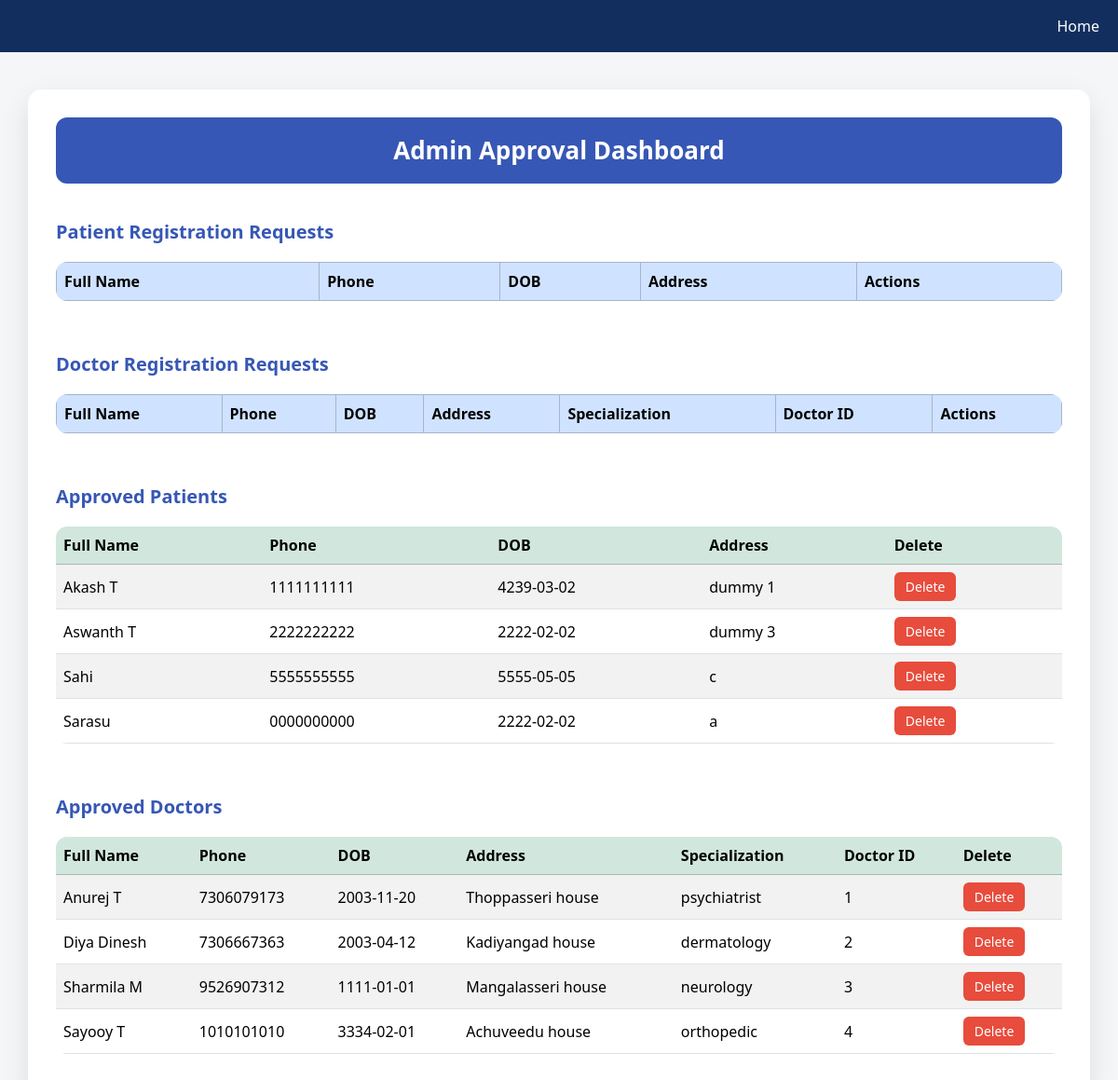
Screenshot of /adminlogged (signed in) with the database file from the repository.
### models.py (models this page shows)
class Patient(db.Model):
    id = db.Column(db.Integer, primary_key = True)
    full_name = db.Column(db.String())
    phone_no = db.Column(db.String(), unique = True, nullable = False)
    dob = db.Column(db.Date)
    address = db.Column(db.String())
    password = db.Column(db.String())
    is_approved = db.Column(db.Boolean(), default = False)
    appointments = db.relationship('Appointment', backref = 'patient')

class Doctor(db.Model):
    id = db.Column(db.Integer, primary_key = True)
    full_name = db.Column(db.String())
    phone_no = db.Column(db.String(), unique = True, nullable = False)
    dob = db.Column(db.Date)
    address = db.Column(db.String())
    password = db.Column(db.String())
    doct_id = db.Column(db.String(), unique = True)
    specialization = db.Column(db.String())
    is_approved = db.Column(db.Boolean, default = False)
    appointments = db.relationship('Appointment', backref='doctor')

### app.py (the view)
@app.route('/adminlogged')
def admin_logged():
    if not session.get('admin_logged_in'):
        return redirect('logadmin')
    pending_patients = Patient.query.filter_by(is_approved = False).all()
    approved_patients = Patient.query.filter_by(is_approved = True).all()
    pending_doctors = Doctor.query.filter_by(is_approved = False).all()
    approved_doctors = Doctor.query.filter_by(is_approved = True).all()
    return render_template('adminlogged.html', doctors = pending_doctors, approved_doctors = approved_doctors, patients = pending_patients, approved_patients = approved_patients)

### templates/adminlogged.html (shortened to what this page needs)
<!DOCTYPE html>
<html lang="en">
<head>
    <link href="https://cdn.jsdelivr.net/npm/bootstrap@5.3.3/dist/css/bootstrap.min.css" rel="stylesheet">
</head>
<body>
<nav class="navbar navbar-expand-lg navbar-dark">
    <div class="container-fluid">
        <div class="collapse navbar-collapse justify-content-end" id="navbarNav">
            <ul class="navbar-nav">
                <li class="nav-item">
                    <a class="nav-link" href="/">Home</a>
                </li>
            </ul>
        </div>
    </div>
</nav>
<div class="container dashboard-container">
    <h1>Admin Approval Dashboard</h1>
    <h2>Patient Registration Requests</h2>
    <div class="table-responsive">
        <table class="table table-bordered table-hover align-middle">
            <thead class="table-primary">
                <tr>
                    <th>Full Name</th>
                    <th>Phone</th>
                    <th>DOB</th>
                    <th>Address</th>
                    <th>Actions</th>
                </tr>
            </thead>
        </table>
    </div>
    <h2>Doctor Registration Requests</h2>
    <div class="table-responsive">
        <table class="table table-bordered table-hover align-middle">
            <thead class="table-primary">
                <tr>
                    <th>Full Name</th>
                    <th>Phone</th>
                    <th>DOB</th>
                    <th>Address</th>
                    <th>Specialization</th>
                    <th>Doctor ID</th>
                    <th>Actions</th>
                </tr>
            </thead>
        </table>
    </div>
    <h2>Approved Patients</h2>
    <div class="table-responsive">
        <table class="table table-striped align-middle">
            <thead class="table-success">
                <tr>
                    <th>Full Name</th>
                    <th>Phone</th>
                    <th>DOB</th>
                    <th>Address</th>
                    <th>Delete</th>
                </tr>
            </thead>
            <tbody>
                {% for patient in approved_patients %}
                <tr>
                    <td>{{ patient.full_name }}</td>
                    <td>{{ patient.phone_no }}</td>
                    <td>{{ patient.dob }}</td>
                    <td>{{ patient.address }}</td>
                    <td>
                        <form action="/delete_patient/{{ patient.id }}" method="POST" class="d-inline">
                            <button type="submit" class="btn btn-sm btn-delete" onclick="return confirm('Are you sure to delete?')">Delete</button>
                        </form>
                    </td>
                </tr>
                {% endfor %}
            </tbody>
        </table>
    </div>
    <h2>Approved Doctors</h2>
    <div class="table-responsive">
        <table class="table table-striped align-middle">
            <thead class="table-success">
                <tr>
                    <th>Full Name</th>
                    <th>Phone</th>
                    <th>DOB</th>
                    <th>Address</th>
                    <th>Specialization</th>
                    <th>Doctor ID</th>
                    <th>Delete</th>
                </tr>
            </thead>
            <tbody>
                {% for doctor in approved_doctors %}
                <tr>
                    <td>{{ doctor.full_name }}</td>
                    <td>{{ doctor.phone_no }}</td>
                    <td>{{ doctor.dob }}</td>
                    <td>{{ doctor.address }}</td>
                    <td>{{ doctor.specialization }}</td>
                    <td>{{ doctor.doct_id }}</td>
                    <td>
                        <form action="/delete_doctor/{{ doctor.id }}" method="POST" class="d-inline">
                            <button type="submit" class="btn btn-sm btn-delete" onclick="return confirm('Are you sure to delete?')">Delete</button>
                        </form>
                    </td>
                </tr>
                {% endfor %}
            </tbody>
        </table>
    </div>
</div>
</body>
</html>

### templates/adminlogged.html (style rules this page uses)
body { background-color: #f4f6f8; font-family: 'Segoe UI', Tahoma, Geneva, Verdana, sans-serif; }
.navbar { background-color: #122e5e !important; }
.navbar .nav-link { color: white !important; font-weight: 500; }
.dashboard-container { background-color: #ffffff; border-radius: 15px; padding: 30px; margin-top: 40px; box-shadow: 0 12px 30px rgba(0,0,0,0.1); }
h1 { background-color: #3657B5; color: white; text-align: center; padding: 20px; border-radius: 12px; margin-bottom: 30px; font-size: 26px; font-weight: 600; }
h2 { color: #3657B5; margin-top: 40px; margin-bottom: 20px; font-size: 20px; font-weight: 600; }
table { background-color: white; border-radius: 12px; overflow: hidden; }
.table thead { font-weight: 600; }
.btn-delete { background-color: #e74c3c; color: white; border: none; border-radius: 6px; padding: 5px 12px; }
.table td, .table th { vertical-align: middle !important; }

### rows the page displays
Patient: full_name "Akash T", phone_no "1111111111", dob "4239-03-02", address "dummy 1"
Patient: full_name "Aswanth T", phone_no "2222222222", dob "2222-02-02", address "dummy 3"
Patient: full_name "Sahi", phone_no "5555555555", dob "5555-05-05", address "c"
Patient: full_name "Sarasu", phone_no "0000000000", dob "2222-02-02", address "a"
Doctor: full_name "Anurej T", phone_no "7306079173", dob "2003-11-20", address "Thoppasseri house", specialization "psychiatrist", doct_id "1"
Doctor: full_name "Diya Dinesh", phone_no "7306667363", dob "2003-04-12", address "Kadiyangad house", specialization "dermatology", doct_id "2"
Doctor: full_name "Sharmila M", phone_no "9526907312", dob "1111-01-01", address "Mangalasseri house", specialization "neurology", doct_id "3"
Doctor: full_name "Sayooy T", phone_no "1010101010", dob "3334-02-01", address "Achuveedu house", specialization "orthopedic", doct_id "4"
